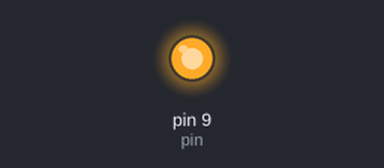
A sketch run on a simulated Arduino Uno, built with avr-gcc and run on an emulated ATmega328P. Shown: output pins drawn as LEDs (lit = HIGH).

Above: at 1.5 s.
At 3.5 s:
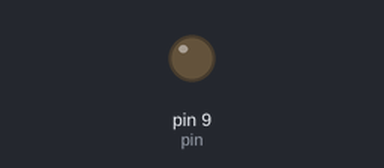
Timing chart, 0 to 5.2 s (numbered marks = the images above):
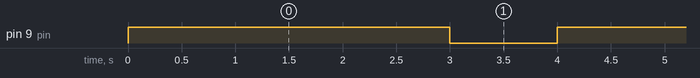

The sketch:

Blink.ino
```cpp
/*
  Code by Hassan
  writen on 23/01/2020
*/

// the setup function runs once when you press reset or power the board
int pin =9;
void setup() {
  // initialize digital pin (9) as an output.
  pinMode(pin, OUTPUT);
}

// the loop function runs over and over again forever
void loop() {
  digitalWrite(pin, HIGH);   // turn the LED on (HIGH is the voltage level)
  delay(3000);                       // wait for a second
  digitalWrite(pin, LOW);    // turn the LED off by making the voltage LOW
  delay(1000);                       // wait for a second
}
```

Measured:
- by itself, pin 9 (pin): alternates HIGH for 3.0 s and LOW for 1.0 s
